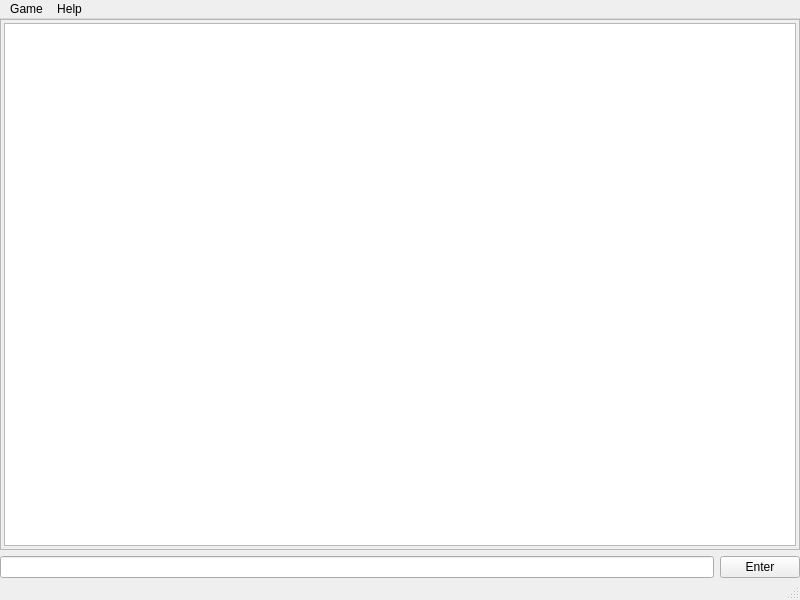
<?xml version="1.0" encoding="UTF-8"?>
<ui version="4.0">
 <class>MainWindow</class>
 <widget class="QMainWindow" name="MainWindow">
  <property name="geometry">
   <rect>
    <x>0</x>
    <y>0</y>
    <width>800</width>
    <height>600</height>
   </rect>
  </property>
  <property name="windowTitle">
   <string>tehRPG</string>
  </property>
  <widget class="QWidget" name="centralwidget">
   <layout class="QVBoxLayout" name="verticalLayout">
    <property name="leftMargin">
     <number>0</number>
    </property>
    <property name="topMargin">
     <number>0</number>
    </property>
    <property name="rightMargin">
     <number>0</number>
    </property>
    <property name="bottomMargin">
     <number>0</number>
    </property>
    <item>
     <widget class="QScrollArea" name="scrollArea">
      <property name="focusPolicy">
       <enum>Qt::WheelFocus</enum>
      </property>
      <property name="widgetResizable">
       <bool>true</bool>
      </property>
      <widget class="QWidget" name="scrollAreaWidgetContents">
       <property name="geometry">
        <rect>
         <x>0</x>
         <y>0</y>
         <width>798</width>
         <height>527</height>
        </rect>
       </property>
       <layout class="QHBoxLayout" name="horizontalLayout">
        <property name="leftMargin">
         <number>3</number>
        </property>
        <property name="topMargin">
         <number>3</number>
        </property>
        <property name="rightMargin">
         <number>3</number>
        </property>
        <property name="bottomMargin">
         <number>3</number>
        </property>
        <item>
         <widget class="QPlainTextEdit" name="outputPlainTextEdit">
          <property name="focusPolicy">
           <enum>Qt::NoFocus</enum>
          </property>
          <property name="readOnly">
           <bool>true</bool>
          </property>
         </widget>
        </item>
       </layout>
      </widget>
     </widget>
    </item>
    <item>
     <widget class="QWidget" name="inputContainerWidget" native="true">
      <layout class="QHBoxLayout" name="horizontalLayout_2">
       <property name="leftMargin">
        <number>0</number>
       </property>
       <property name="topMargin">
        <number>0</number>
       </property>
       <property name="rightMargin">
        <number>0</number>
       </property>
       <property name="bottomMargin">
        <number>0</number>
       </property>
       <item>
        <widget class="QLineEdit" name="inputLineEdit"/>
       </item>
       <item>
        <widget class="QPushButton" name="enterButton">
         <property name="text">
          <string>Enter</string>
         </property>
        </widget>
       </item>
      </layout>
     </widget>
    </item>
   </layout>
  </widget>
  <widget class="QMenuBar" name="menubar">
   <property name="geometry">
    <rect>
     <x>0</x>
     <y>0</y>
     <width>800</width>
     <height>20</height>
    </rect>
   </property>
   <widget class="QMenu" name="menuGame">
    <property name="title">
     <string>Game</string>
    </property>
    <addaction name="actionConnect"/>
    <addaction name="actionDisconnect"/>
    <addaction name="separator"/>
    <addaction name="actionQuit"/>
   </widget>
   <widget class="QMenu" name="menuHelp">
    <property name="title">
     <string>Help</string>
    </property>
    <addaction name="actionAbout"/>
   </widget>
   <addaction name="menuGame"/>
   <addaction name="menuHelp"/>
  </widget>
  <widget class="QStatusBar" name="statusbar"/>
  <action name="actionQuit">
   <property name="text">
    <string>Quit</string>
   </property>
  </action>
  <action name="actionConnect">
   <property name="text">
    <string>Connect</string>
   </property>
  </action>
  <action name="actionAbout">
   <property name="text">
    <string>About</string>
   </property>
  </action>
  <action name="actionDisconnect">
   <property name="text">
    <string>Disconnect</string>
   </property>
  </action>
 </widget>
 <tabstops>
  <tabstop>inputLineEdit</tabstop>
  <tabstop>enterButton</tabstop>
  <tabstop>scrollArea</tabstop>
  <tabstop>outputPlainTextEdit</tabstop>
 </tabstops>
 <resources/>
 <connections/>
</ui>
